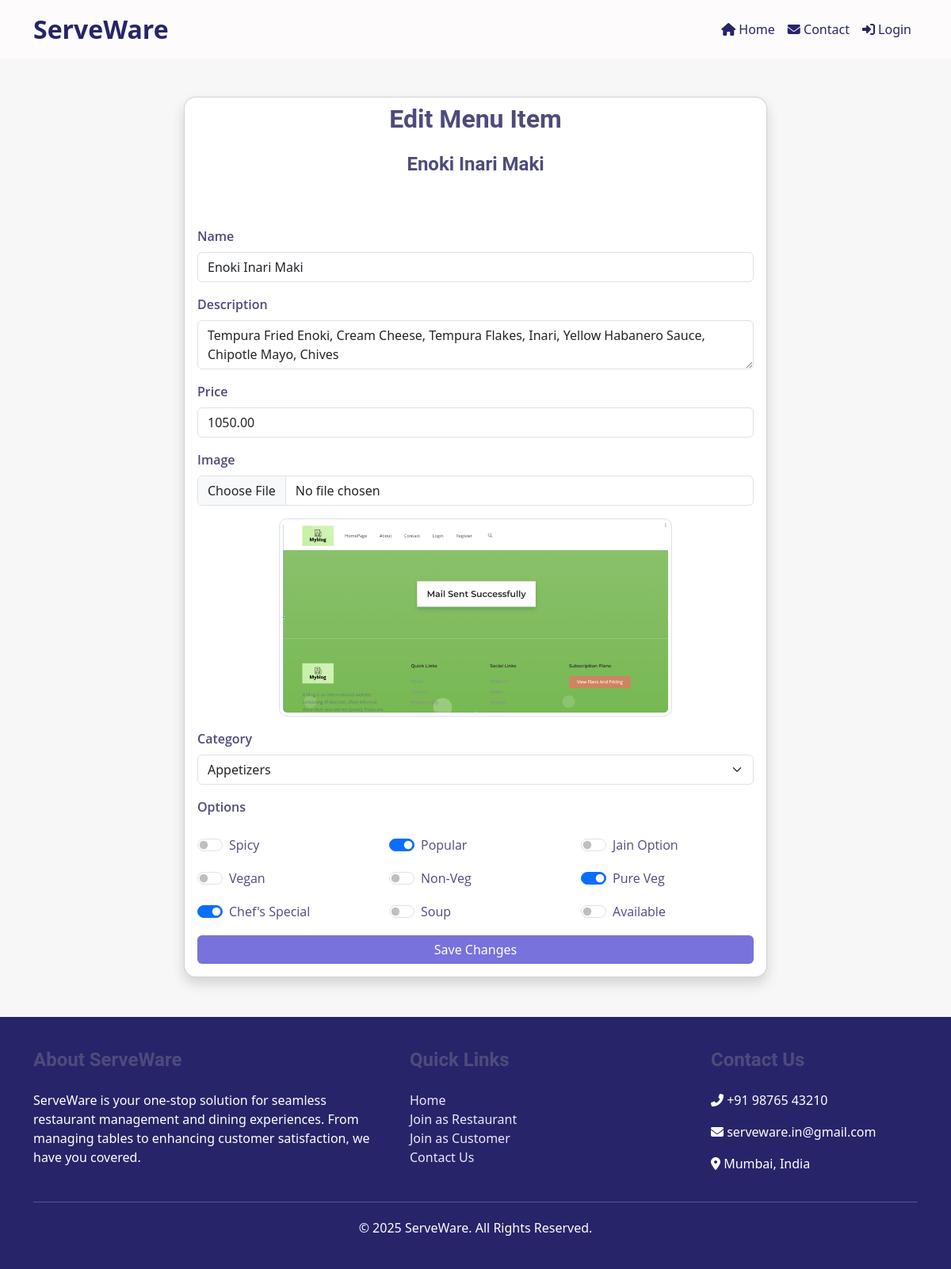
/restaurant/restaurant/aeed827f/edit/4/, run on an earlier commit of the app's database.
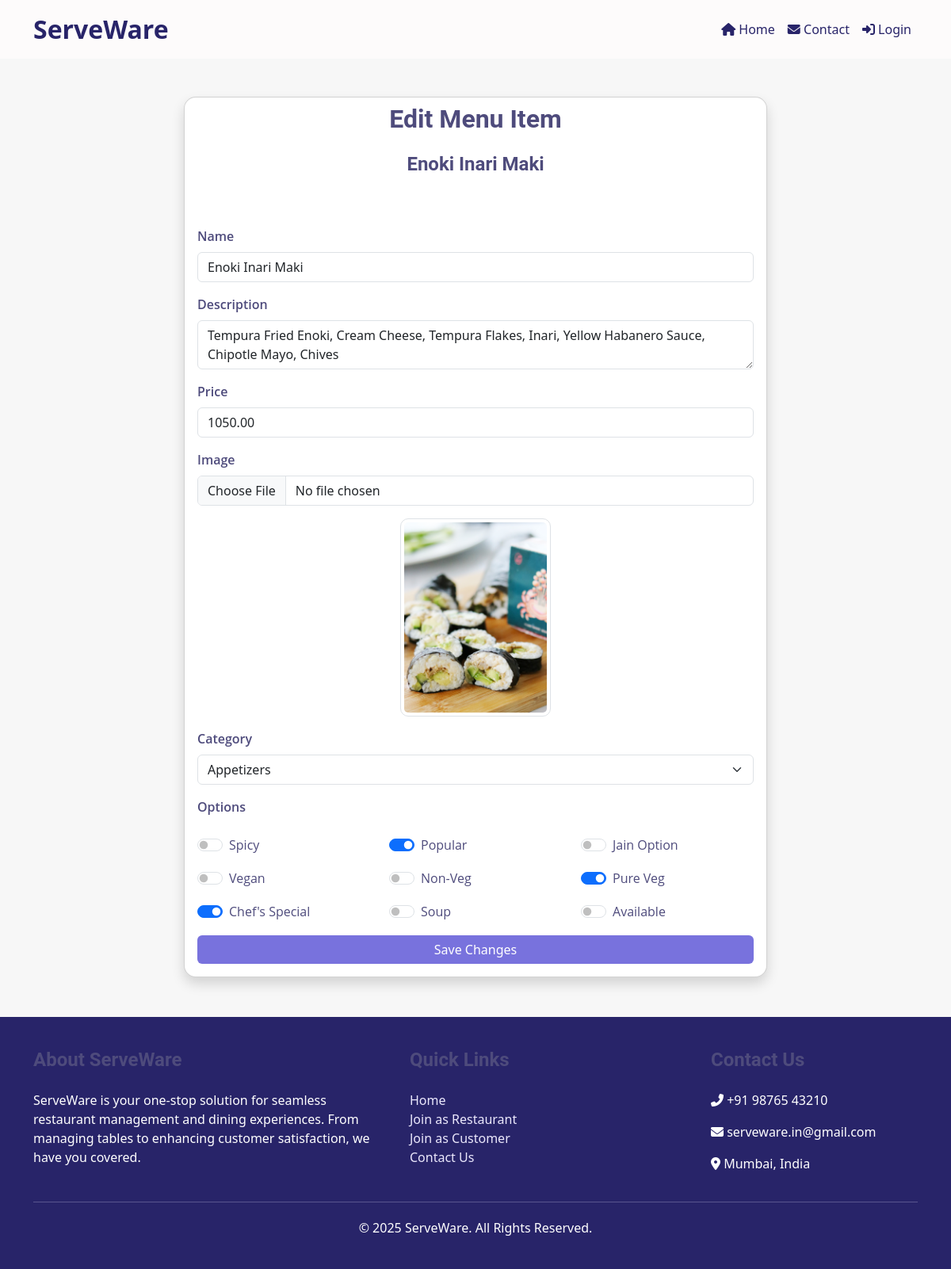
And on a later commit of the database.
### restaurant/models.py (models this page shows, shortened)
class MenuItem(models.Model):
    CATEGORY_CHOICES = [
        ('Appetizers', 'Appetizers'),
        ('Main Course', 'Main Course'),
        ('Desserts', 'Desserts'),
        ('Beverages', 'Beverages'),
        ('Soups', 'Soups'),
        ('Vegan', 'Vegan'),
        ('Non-Veg', 'Non-Veg'),
        ('Pure Veg', 'Pure Veg'),
        ('Chef\'s Special', 'Chef\'s Special'),
        ('Jain', 'Jain'),
    ]
    restaurant = models.ForeignKey(Restaurant, on_delete=models.CASCADE, related_name='menu_items')
    name = models.CharField(max_length=100)
    description = models.TextField(blank=True)
    price = models.DecimalField(max_digits=10, decimal_places=2)
    image = models.ImageField(upload_to='menu_images/', blank=True, null=True)
    category = models.CharField(max_length=50, choices=CATEGORY_CHOICES)
    is_spicy = models.BooleanField(default=False)
    is_popular = models.BooleanField(default=False)
    is_jain_option = models.BooleanField(default=False)
    is_vegan = models.BooleanField(default=False)
    is_non_veg = models.BooleanField(default=False)
    is_pure_veg = models.BooleanField(default=False)
    is_chefs_special = models.BooleanField(default=False)
    is_soup = models.BooleanField(default=False)
    is_available = models.BooleanField(default=True)  # New field to track availability

### restaurant/views.py (the view)
# urls.py: path('restaurant/<str:restaurant_code>/edit/<int:item_id>/', views.edit_menu_item, name='edit-menu-item'),
def edit_menu_item(request, restaurant_code, item_id):
    restaurant = get_object_or_404(Restaurant, qr_code=restaurant_code)
    item = get_object_or_404(MenuItem, id=item_id, restaurant=restaurant)
    if request.method == "POST":
        form = MenuItemForm(request.POST, request.FILES, instance=item)
        if form.is_valid():
            form.save()
            return redirect('restaurant:view_menu', restaurant_code=restaurant.qr_code)
    else:
        form = MenuItemForm(instance=item)
    return render(request, 'restaurant/edit_item.html', {'form': form, 'item': item, 'restaurant': restaurant})

### restaurant/forms.py (shortened to what this page needs)
class MenuItemForm(forms.ModelForm):
    class Meta:
        model = MenuItem
        fields = ['name', 'description', 'price', 'image', 'category', 'is_spicy', 'is_popular', 'is_jain_option', 'is_vegan', 'is_non_veg', 'is_pure_veg', 'is_chefs_special', 'is_soup', 'is_available']
    custom_category = forms.CharField(max_length=50, required=False, label='Custom Category')

### restaurant/templates/restaurant/edit_item.html (shortened to what the changed rows need)
{% extends "base.html" %}
{% block content %}
<div class="container mt-5">
    <div class="row justify-content-center">
        <div class="col-lg-8 col-md-10 col-sm-12">
            <div class="card shadow">
                <h2 class="text-center mb-4 mt-2" style="color: #4e4b7c;">Edit Menu Item</h2>
                <h4 class="text-center mb-5" style="color: #4e4b7c;">{{ item.name }}</h4>
                <div class="card-body">
                    <form method="POST" enctype="multipart/form-data">
                        <div class="mb-3">
                            <label for="id_name" class="form-label" style="color: #4e4b7c;">Name</label>
                            <input type="text" id="id_name" name="name" value="{{ form.name.value }}" class="form-control">
                        </div>
                        <div class="mb-3">
                            <label for="id_description" class="form-label" style="color: #4e4b7c;">Description</label>
                            <textarea id="id_description" name="description" class="form-control">{{ form.description.value }}</textarea>
                        </div>
                        <div class="mb-3">
                            <label for="id_price" class="form-label" style="color: #4e4b7c;">Price</label>
                            <input type="number" id="id_price" name="price" value="{{ form.price.value }}" class="form-control">
                        </div>
                        <div class="mb-3">
                            <label for="id_image" class="form-label" style="color: #4e4b7c;">Image</label>
                            <input type="file" id="id_image" name="image" class="form-control">
                            {% if item.image %}
                                <img src="{{ item.image.url }}" alt="{{ item.name }}" class="img-thumbnail mt-3" style="max-height: 250px;">
                            {% endif %}
                        </div>
                        <div class="mb-3">
                            <label for="id_category" class="form-label" style="color: #4e4b7c;">Category</label>
                            <select id="id_category" name="category" class="form-select">
                                {% for value, label in form.category.field.choices %}
                                    <option value="{{ value }}" {% if form.category.value == value %}selected{% endif %}>{{ label }}</option>
                                {% endfor %}
                            </select>
                        </div>
                    </form>
                </div>
            </div>
        </div>
    </div>
</div>
{% endblock %}

What changed in the data, as far as the page shows it:
changed MenuItem "Enoki Inari Maki": image: a different picture
